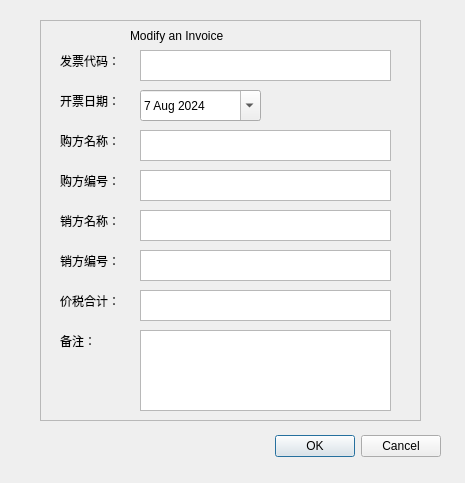
<?xml version="1.0" encoding="UTF-8"?>
<ui version="4.0">
 <class>Dialog</class>
 <widget class="QDialog" name="Dialog">
  <property name="geometry">
   <rect>
    <x>0</x>
    <y>0</y>
    <width>465</width>
    <height>483</height>
   </rect>
  </property>
  <property name="windowTitle">
   <string>Modify</string>
  </property>
  <widget class="QDialogButtonBox" name="buttonBox">
   <property name="geometry">
    <rect>
     <x>100</x>
     <y>430</y>
     <width>341</width>
     <height>32</height>
    </rect>
   </property>
   <property name="orientation">
    <enum>Qt::Horizontal</enum>
   </property>
   <property name="standardButtons">
    <set>QDialogButtonBox::Cancel|QDialogButtonBox::Ok</set>
   </property>
  </widget>
  <widget class="QFrame" name="frame_INFO">
   <property name="geometry">
    <rect>
     <x>40</x>
     <y>20</y>
     <width>381</width>
     <height>401</height>
    </rect>
   </property>
   <property name="frameShape">
    <enum>QFrame::StyledPanel</enum>
   </property>
   <property name="frameShadow">
    <enum>QFrame::Raised</enum>
   </property>
   <widget class="QLabel" name="label_invoice_code_mod">
    <property name="geometry">
     <rect>
      <x>20</x>
      <y>30</y>
      <width>81</width>
      <height>21</height>
     </rect>
    </property>
    <property name="styleSheet">
     <string notr="true">font: 12pt &quot;Microsoft YaHei UI&quot;;</string>
    </property>
    <property name="text">
     <string>发票代码：</string>
    </property>
   </widget>
   <widget class="QLabel" name="label_invoice_date">
    <property name="geometry">
     <rect>
      <x>20</x>
      <y>70</y>
      <width>81</width>
      <height>21</height>
     </rect>
    </property>
    <property name="styleSheet">
     <string notr="true">font: 12pt &quot;Microsoft YaHei UI&quot;;</string>
    </property>
    <property name="text">
     <string>开票日期：</string>
    </property>
   </widget>
   <widget class="QLabel" name="label_invoice_buyername">
    <property name="geometry">
     <rect>
      <x>20</x>
      <y>110</y>
      <width>81</width>
      <height>21</height>
     </rect>
    </property>
    <property name="styleSheet">
     <string notr="true">font: 12pt &quot;Microsoft YaHei UI&quot;;</string>
    </property>
    <property name="text">
     <string>购方名称：</string>
    </property>
   </widget>
   <widget class="QLabel" name="label_invoice_buyercode">
    <property name="geometry">
     <rect>
      <x>20</x>
      <y>150</y>
      <width>81</width>
      <height>21</height>
     </rect>
    </property>
    <property name="styleSheet">
     <string notr="true">font: 12pt &quot;Microsoft YaHei UI&quot;;</string>
    </property>
    <property name="text">
     <string>购方编号：</string>
    </property>
   </widget>
   <widget class="QLabel" name="label_invoice_sellername">
    <property name="geometry">
     <rect>
      <x>20</x>
      <y>190</y>
      <width>81</width>
      <height>21</height>
     </rect>
    </property>
    <property name="styleSheet">
     <string notr="true">font: 12pt &quot;Microsoft YaHei UI&quot;;</string>
    </property>
    <property name="text">
     <string>销方名称：</string>
    </property>
   </widget>
   <widget class="QLabel" name="label_invoice_sellercode">
    <property name="geometry">
     <rect>
      <x>20</x>
      <y>230</y>
      <width>81</width>
      <height>21</height>
     </rect>
    </property>
    <property name="styleSheet">
     <string notr="true">font: 12pt &quot;Microsoft YaHei UI&quot;;</string>
    </property>
    <property name="text">
     <string>销方编号：</string>
    </property>
   </widget>
   <widget class="QLabel" name="label_invoice_totalprice">
    <property name="geometry">
     <rect>
      <x>20</x>
      <y>270</y>
      <width>81</width>
      <height>21</height>
     </rect>
    </property>
    <property name="styleSheet">
     <string notr="true">font: 12pt &quot;Microsoft YaHei UI&quot;;</string>
    </property>
    <property name="text">
     <string>价税合计：</string>
    </property>
   </widget>
   <widget class="QLabel" name="label_invoice_notes">
    <property name="geometry">
     <rect>
      <x>20</x>
      <y>310</y>
      <width>81</width>
      <height>21</height>
     </rect>
    </property>
    <property name="styleSheet">
     <string notr="true">font: 12pt &quot;Microsoft YaHei UI&quot;;</string>
    </property>
    <property name="text">
     <string>备注：</string>
    </property>
   </widget>
   <widget class="QLabel" name="label_Adding_2">
    <property name="geometry">
     <rect>
      <x>90</x>
      <y>0</y>
      <width>221</width>
      <height>31</height>
     </rect>
    </property>
    <property name="styleSheet">
     <string notr="true">font: 16pt &quot;Consolas&quot;;</string>
    </property>
    <property name="text">
     <string>Modify an Invoice</string>
    </property>
   </widget>
   <widget class="QDateEdit" name="dateEdit">
    <property name="geometry">
     <rect>
      <x>100</x>
      <y>70</y>
      <width>121</width>
      <height>31</height>
     </rect>
    </property>
    <property name="dateTime">
     <datetime>
      <hour>16</hour>
      <minute>0</minute>
      <second>0</second>
      <year>2024</year>
      <month>8</month>
      <day>7</day>
     </datetime>
    </property>
    <property name="calendarPopup">
     <bool>true</bool>
    </property>
   </widget>
   <widget class="QTextEdit" name="textEdit_code_mod">
    <property name="geometry">
     <rect>
      <x>100</x>
      <y>30</y>
      <width>251</width>
      <height>31</height>
     </rect>
    </property>
   </widget>
   <widget class="QTextEdit" name="textEdit__buyername_mod">
    <property name="geometry">
     <rect>
      <x>100</x>
      <y>110</y>
      <width>251</width>
      <height>31</height>
     </rect>
    </property>
   </widget>
   <widget class="QTextEdit" name="textEdit_buyercode_mod">
    <property name="geometry">
     <rect>
      <x>100</x>
      <y>150</y>
      <width>251</width>
      <height>31</height>
     </rect>
    </property>
   </widget>
   <widget class="QTextEdit" name="textEdit_sellername_mod">
    <property name="geometry">
     <rect>
      <x>100</x>
      <y>190</y>
      <width>251</width>
      <height>31</height>
     </rect>
    </property>
   </widget>
   <widget class="QTextEdit" name="textEdit_sellercode_mod">
    <property name="geometry">
     <rect>
      <x>100</x>
      <y>230</y>
      <width>251</width>
      <height>31</height>
     </rect>
    </property>
   </widget>
   <widget class="QTextEdit" name="textEdit_totalprice_add">
    <property name="geometry">
     <rect>
      <x>100</x>
      <y>270</y>
      <width>251</width>
      <height>31</height>
     </rect>
    </property>
   </widget>
   <widget class="QTextEdit" name="textEdit_note_mod">
    <property name="geometry">
     <rect>
      <x>100</x>
      <y>310</y>
      <width>251</width>
      <height>81</height>
     </rect>
    </property>
   </widget>
  </widget>
 </widget>
 <resources/>
 <connections>
  <connection>
   <sender>buttonBox</sender>
   <signal>accepted()</signal>
   <receiver>Dialog</receiver>
   <slot>accept()</slot>
   <hints>
    <hint type="sourcelabel">
     <x>248</x>
     <y>254</y>
    </hint>
    <hint type="destinationlabel">
     <x>157</x>
     <y>274</y>
    </hint>
   </hints>
  </connection>
  <connection>
   <sender>buttonBox</sender>
   <signal>rejected()</signal>
   <receiver>Dialog</receiver>
   <slot>reject()</slot>
   <hints>
    <hint type="sourcelabel">
     <x>316</x>
     <y>260</y>
    </hint>
    <hint type="destinationlabel">
     <x>286</x>
     <y>274</y>
    </hint>
   </hints>
  </connection>
 </connections>
</ui>
